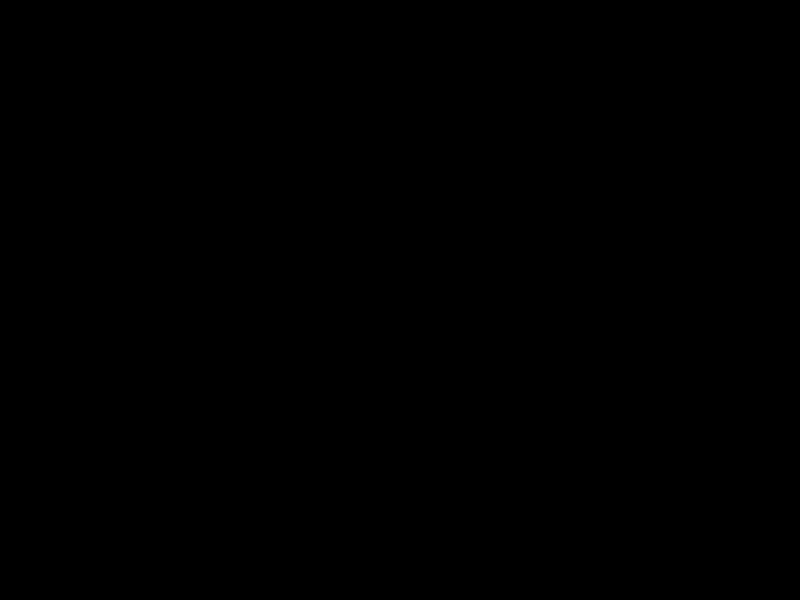
Frame 1 (no input)
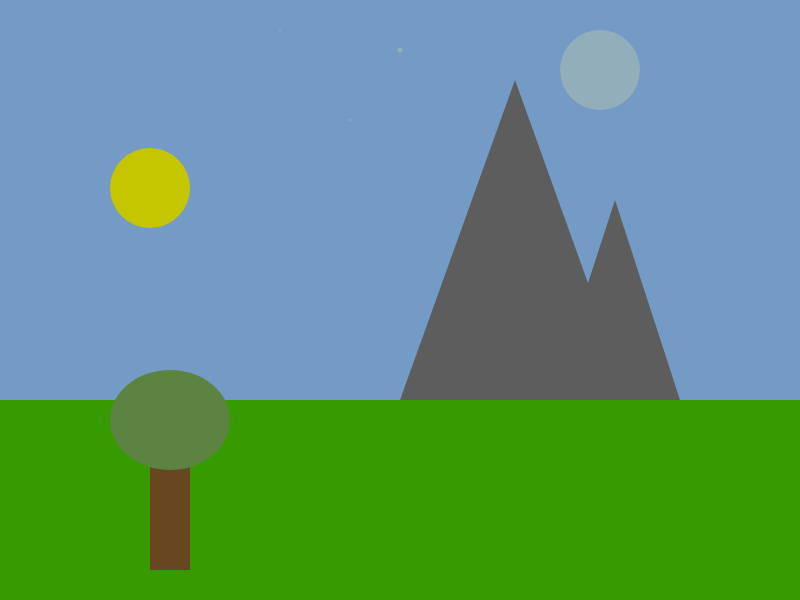
Frame 60 (no input)
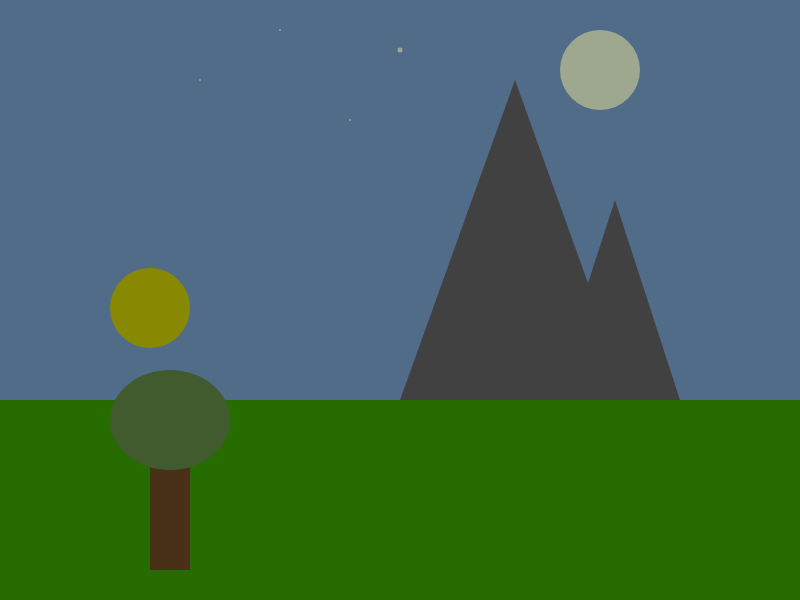
Frame 120 (the mouse pressed at the canvas centre since frame 60)

The p5.js sketch that drew these frames (run headless with seeded random() and noise() and a simulated clock; from frame 60 on, the mouse is pressed at the canvas centre):

// p5.js sketch
// ── sketch.js
var groundHeight;
var mountain1;
var mountain2;

var tree;

var moon;
var sun;
var darkness;
var brightness;
var dark;

function setup() {
  createCanvas(800, 600);
  //set the groundHeight proportional to the canvas size
  groundHeight = (height / 3) * 2;

  //initalise the mountain objects with properties to help draw them to the canvas
  mountain1 = {
    x: 400,
    y: groundHeight,
    height: 320,
    width: 230
  };
  mountain2 = {
    x: 550,
    y: groundHeight,
    height: 200,
    width: 130
  };

  //initalise the tree object
  tree = {
    x: 150,
    y: groundHeight + 20,
    trunkWidth: 40,
    trunkHeight: 150,
    canopyWidth: 120,
    canopyHeight: 100
  };

  //initalise the sun
  sun = {
    x: 150,
    y: 70,
    diameter: 80
  };

  //TASK: intialise a moon object with an extra property for brightness
  moon = {
    x: 600,
    y: 70,
    r: 80
  };
  brightness = 0;

  //set the initial darkness
  darkness = 0;
  console.log(min(0, 150));
}

function draw() {
  //TASK: update the values for the moons brightness, the sun's position and the darkness.
  //You can either map this to the mouse's location (i.e. the futher left the mouse is the more daylight) or you can just change the values gradually over time.

  //draw the sky
  background(150, 200, 255);
  noStroke();

  //draw the sun
  fill(255, 255, 0);
  ellipse(sun.x, sun.y, sun.diameter);
  sun.y = sun.y + 2;

  //draw the ground and make it green
  fill(70, 200, 0);
  rect(0, groundHeight, width, height - groundHeight);

  //draw the mountains
  fill(120);
  triangle(
    mountain1.x,
    mountain1.y,
    mountain1.x + mountain1.width,
    mountain1.y,
    mountain1.x + mountain1.width / 2,
    mountain1.y - mountain1.height
  );

  triangle(
    mountain2.x,
    mountain2.y,
    mountain2.x + mountain2.width,
    mountain2.y,
    mountain2.x + mountain2.width / 2,
    mountain2.y - mountain2.height
  );

  //TASK: You can draw the tree yourself
  fill(133, 90, 43);
  rect(tree.x, tree.y, tree.trunkWidth, tree.trunkHeight);
  fill(120, 169, 85);
  ellipse(tree.x + 20, tree.y, tree.canopyWidth, tree.canopyHeight);

  //TASK: make the scene dark by drawing a rectangle that covers the whole canvas.
  //Use the alpha value of fill to determine how dark to make it
  fill(0, 0, 0, dark);
  dark = min(darkness, 150);
  rect(0, 0, 800, 600);
  darkness = darkness + 1;

  //TASK: you'll need to draw the moon too. Make sure you use brightness to adjust the colour
  fill(247, 236, 151, brightness);
  brightness = brightness + 1;
  ellipse(moon.x, moon.y, moon.r, moon.r);
  //little stars
  fill(247, 236, 151, brightness);
  ellipse(400, 50, 5, 5);
  ellipse(200, 80, 2, 2);
  ellipse(350, 120, 2, 2);
  ellipse(280, 30, 2, 2);
}
